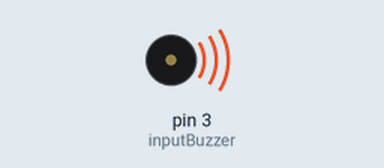
Recording of a sketch running on a simulated Arduino Uno, built with avr-gcc and run on an emulated ATmega328P. Shown: buzzer (waves = sounding, pin HIGH).

Above: at 0.5 s.
Timing chart, 0 to 4.6 s (numbered marks = the images above):
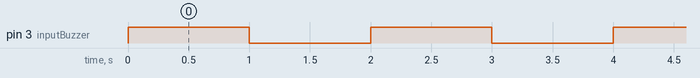

Measured:
- by itself, pin 3 (inputBuzzer): alternates HIGH for 1.0 s and LOW for 1.0 s

The sketch:

m11_Buzzer.ino
```cpp
/*
Buzzer     Arduino
------------------
VCC       5v
GND       GND
I/O       3D (pinul 3 digital)
*/
int inputBuzzer = 3;

void setup(){
  pinMode(inputBuzzer,OUTPUT);
}
void loop(){
  digitalWrite(inputBuzzer,HIGH);
  delay(1000);
  digitalWrite(inputBuzzer,LOW);
  delay(1000);
}
```
